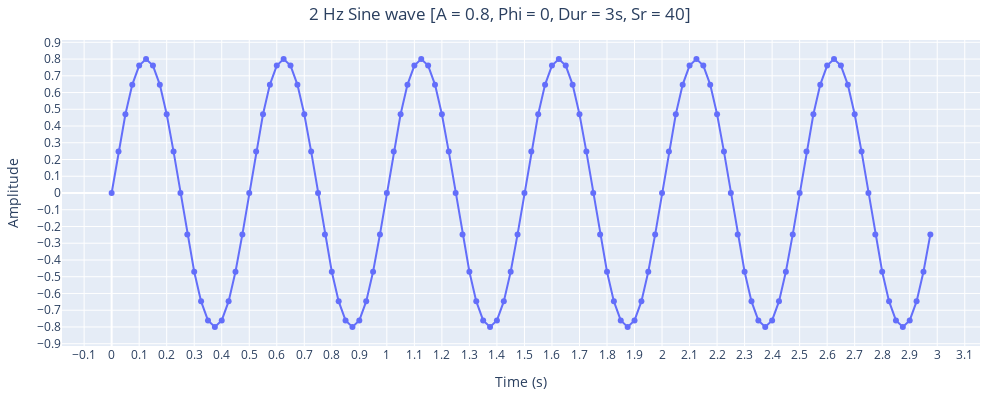

Notebook code cell kept with this figure:
### Code cell
plot_signal(t, y, title="2 Hz Sine wave [A = 0.8, Phi = 0, Dur = 3s, Sr = 40]")
